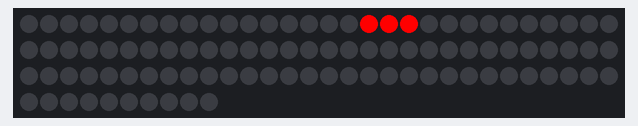
A program run on a simulated MicroPython board. Parts: 100 RGB LEDs in strip order, left to right, continuing on the next row.

Above: at 1.19 s.

The program:

light_manager_sequence_test.py
```python
from machine import Pin
from lib.light_manager import LightManager
from lib.animations import *
import time

lm = LightManager(Pin(1, Pin.OUT), total_count = 100, segment_count = 5)

segment_starts = [
    lm.get_segment_start(0),
    lm.get_segment_start(1),
    lm.get_segment_start(2),
    lm.get_segment_start(3),
    lm.get_segment_start(4),
]

segment_length = lm.segment_length

animations = [
    SingleBlockWipeAnimation(segment_starts[0], segment_length, 10, 1000, (255, 0, 0)),
    SingleBlockWipeAnimation(segment_starts[1], segment_length,  10, 1000, (0, 255, 0)),
]

delays = [
    1000,
    2000,
]

lm.add_sequence(animations, delays, replay_count=5)

while True:
    lm.update()
    time.sleep(0.1)
```

light_manager.py
```python
from neopixel import NeoPixel
from machine import Pin
import time


def lerp_color(c1, c2, t):
    """Linear interpolate between two colors c1 and c2 by t (0..1)."""
    return tuple(int(c1[i] + (c2[i] - c1[i]) * t) for i in range(3))


class Animation:
    """Base class for LED animations."""
    def __init__(self, start_index: int, length: int, duration_ms: int):
        self.start_index = start_index
        self.length = length
        self.duration_ms = duration_ms
        self.start_time = time.ticks_ms()

    def update(self, np: NeoPixel) -> bool:
        """Update LEDs for this frame. Return False if finished."""
        raise NotImplementedError

    def reset(self) -> None:
        """Reset Animation start time."""
        self.start_time = time.ticks_ms()

class ScheduledAnimation:
    """Wraps an animation with a start delay."""
    def __init__(self, animation: Animation, delay_ms: int):
        self.animation = animation
        self.delay_ms = delay_ms
        self.start_time = time.ticks_ms()
        self.started = False

    def update(self, np: NeoPixel) -> bool:
        """Update the animation if its delay has passed."""
        elapsed = time.ticks_diff(time.ticks_ms(), self.start_time)
        if elapsed < self.delay_ms:
            return True  # Keep waiting

        if not self.started:
            self.animation.reset()
            self.started = True # Reset time when delay ends

        return self.animation.update(np)  # Run the animation

    def reset(self) -> None:
        """Reset Scheduled animation."""
        self.start_time = time.ticks_ms()
        self.started = False

class Sequence:
    """Represents a sequence of animations with delays and replay settings."""
    def __init__(self, animations: list, delays_ms: list, replay_count: int = 1):
        """
        Initialize a sequence.
        - animations: List of Animation objects.
        - delays_ms: List of start delays (in milliseconds) for each animation.
        - replay_count: Number of times to replay the sequence (0 for infinite).
        """
        if len(animations) != len(delays_ms):
            raise ValueError("Number of animations must match number of delays")
        self.animations = animations
        self.delays_ms = delays_ms
        self.replay_count = replay_count  # 0 for infinite, >0 for finite replays
        self.current_replay = 0
        self.scheduled_animations = []
        self.start_time = None
        self.reset()

    def reset(self):
        """Reset the sequence to start from the beginning."""
         # Reset each animation's internal state
        for anim in self.animations:
            anim.reset()
        # Recreate scheduled animations to reset delay timers
        self.scheduled_animations = [
            ScheduledAnimation(anim, delay) for anim, delay in zip(self.animations, self.delays_ms)
        ]
        self.start_time = time.ticks_ms()
        self.current_replay += 1

    def update(self, np: NeoPixel) -> bool:
        """Update all animations in the sequence. Return False if sequence is finished."""
        still_running = []
        for sched_anim in self.scheduled_animations:
            if sched_anim.update(np):
                still_running.append(sched_anim)

        self.scheduled_animations = still_running

        if not still_running:
            # Sequence iteration finished
            if self.replay_count == 0 or self.current_replay < self.replay_count:
                self.reset()
                return True
            return False  # Sequence fully done
        return True

class LightManager:
    """Controls multiple animations across LED segments."""
    def __init__(self, pin: Pin, total_count: int, segment_count: int) -> None:
        if not isinstance(pin, Pin):
            raise TypeError("pin must be a machine.Pin instance")

        self.np = NeoPixel(pin, total_count)
        self.total_count = total_count
        self.segment_count = segment_count
        self.segment_length = total_count // segment_count
        self.animations = []

    def get_segment_start(self, segment_index: int) -> int:
        """Return the starting LED index of a segment."""
        return segment_index * self.segment_length

    def add_animation(self, animation: Animation):
        self.animations.append(animation)

    def add_sequence(self, animations: list, delays_ms: list, replay_count: int = 1):
        """Add a sequence of animations with delays and replay count."""
        sequence = Sequence(animations, delays_ms, replay_count)
        self.animations.append(sequence)

    def update(self):
        """Call this in your main loop to refresh LEDs."""
        still_running = []
        for anim in self.animations:
            if anim.update(self.np):
                still_running.append(anim)
        self.animations = still_running
        self.np.write()

    def clear(self):
        """Turn off all LEDs."""
        self.np.fill((0,0,0))
        self.np.write()
```

animations.py
```python
from neopixel import NeoPixel
from time import ticks_diff, ticks_ms

from light_manager import Animation, lerp_color


class WipeAnimation(Animation):
    def __init__(self, start_index: int, length: int, duration_ms: int, color: tuple, reverse=False):
        super().__init__(start_index, length, duration_ms)
        self.color = color
        self.reverse = reverse

    def update(self, np: NeoPixel) -> bool:
        elapsed = ticks_diff(ticks_ms(), self.start_time)
        step = int((elapsed / self.duration_ms) * self.length)

        if step >= self.length:
            for i in range(self.length):
                np[self.start_index + i] = self.color
            return False  # Done

        for i in range(self.length):
            idx = self.length - 1 - i if self.reverse else i
            np[self.start_index + idx] = self.color if i <= step else (0, 0, 0)
        return True


class SingleBlockWipeAnimation(Animation):
    """
    Sends a single block flying across the segment, starting before
    the segment (off-screen) and ending off-screen beyond the segment.
    """

    def __init__(self, start_index: int, segment_length: int, block_length: int, duration_ms: int, color: tuple,
                 reverse=False):
        # The "length" in Animation is the visible segment length
        super().__init__(start_index, segment_length, duration_ms)
        self.block_length = block_length
        self.color = color
        self.reverse = reverse

        # Total travel distance = segment length + block length (start off-screen to end off-screen)
        self.travel_length = self.length + self.block_length

    def update(self, np) -> bool:
        elapsed = ticks_diff(ticks_ms(), self.start_time)
        progress = elapsed / self.duration_ms

        if progress >= 1.0:
            # Clear the segment LEDs at the end (block fully off-screen)
            for i in range(self.length):
                idx = self.start_index + i if self.reverse else self.start_index + (self.length - 1 - i)
                np[idx] = (0, 0, 0)
            return False  # Animation finished

        # Always calculate progress left-to-right, block starting at -block_length
        block_start_pos = int(progress * self.travel_length) - self.block_length

        # Clear all LEDs in segment first
        for i in range(self.length):
            idx = self.start_index + i if self.reverse else self.start_index + (self.length - 1 - i)
            np[idx] = (0, 0, 0)

        # Draw block only inside visible segment bounds
        for i in range(self.block_length):
            led_pos = block_start_pos + i
            if 0 <= led_pos < self.length:
                idx = self.start_index + led_pos if self.reverse else self.start_index + (self.length - 1 - led_pos)
                np[idx] = self.color

        return True  # Animation ongoing


class ColorTransitionAnimation(Animation):
    """
    Fades segment to target color over time, or instantly if specified
    """

    def __init__(self, start_index: int, segment_length: int, duration_ms: int, target_color: tuple):
        super().__init__(start_index, segment_length, duration_ms)
        self.target_color = target_color
        self.start_colors = [(0, 0, 0)] * segment_length  # We'll sample on first update
        self.initialized = False

    def update(self, np):
        if not self.initialized:
            # Sample current colors of the segment
            self.start_colors = [np[self.start_index + i] for i in range(self.length)]
            self.initialized = True

            if self.duration_ms == 0:
                # Immediate fill - set target color and finish right away
                for i in range(self.length):
                    np[self.start_index + i] = self.target_color
                return False  # Animation done immediately

        elapsed = ticks_diff(ticks_ms(), self.start_time)
        t = min(elapsed / self.duration_ms, 1.0)

        for i in range(self.length):
            c = lerp_color(self.start_colors[i], self.target_color, t)
            np[self.start_index + i] = c

        if t >= 1.0:
            return False  # Finished fading
        return True
```
